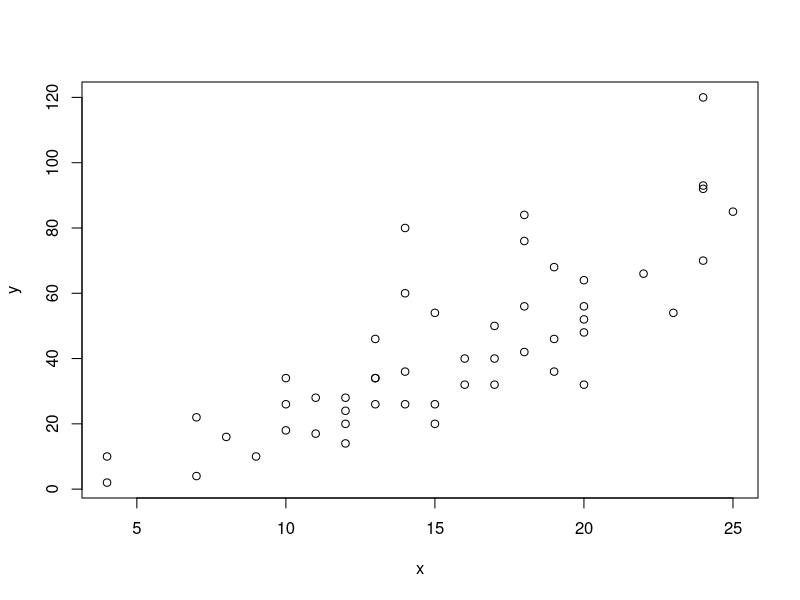
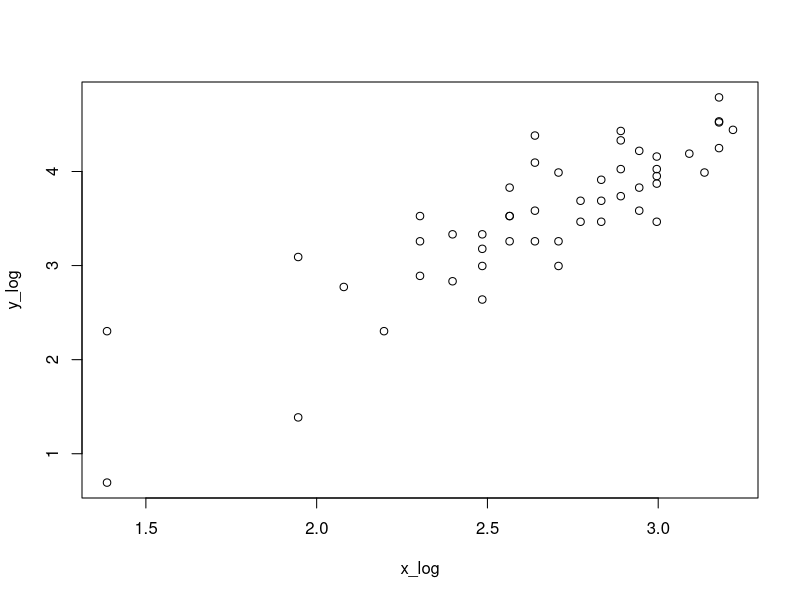
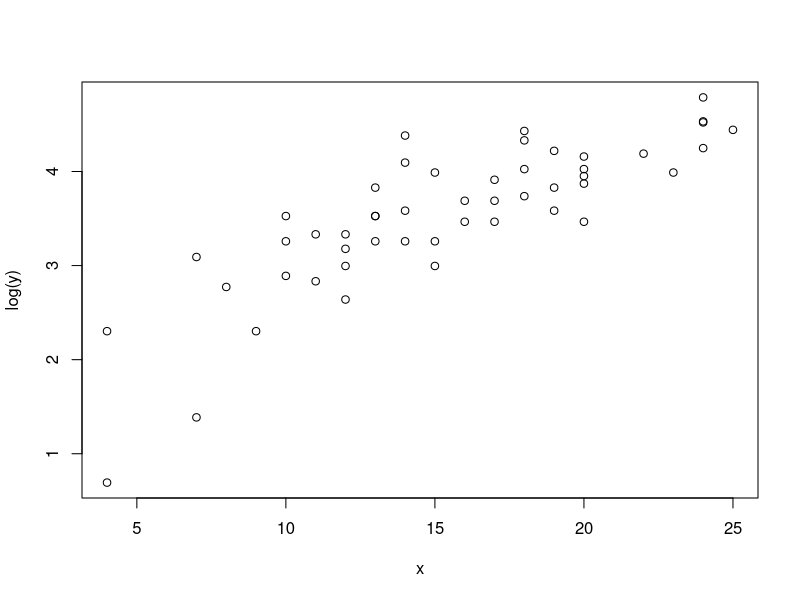
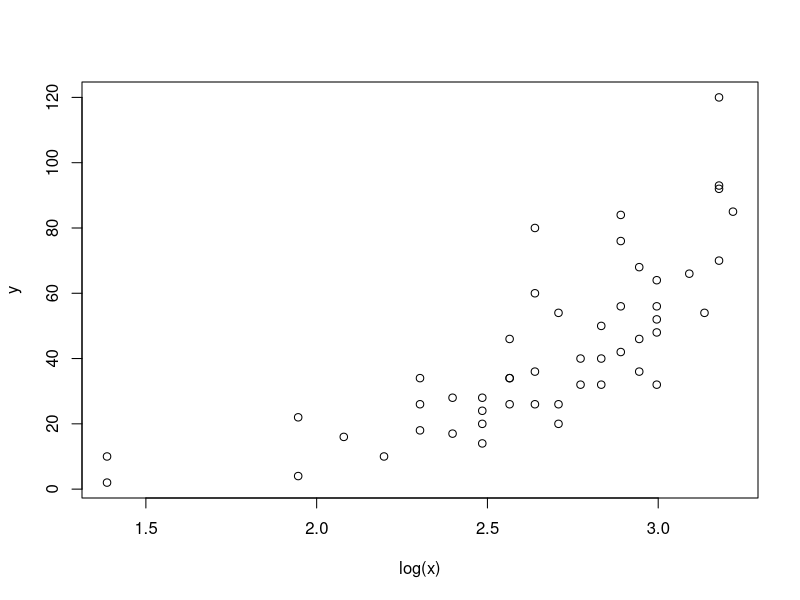
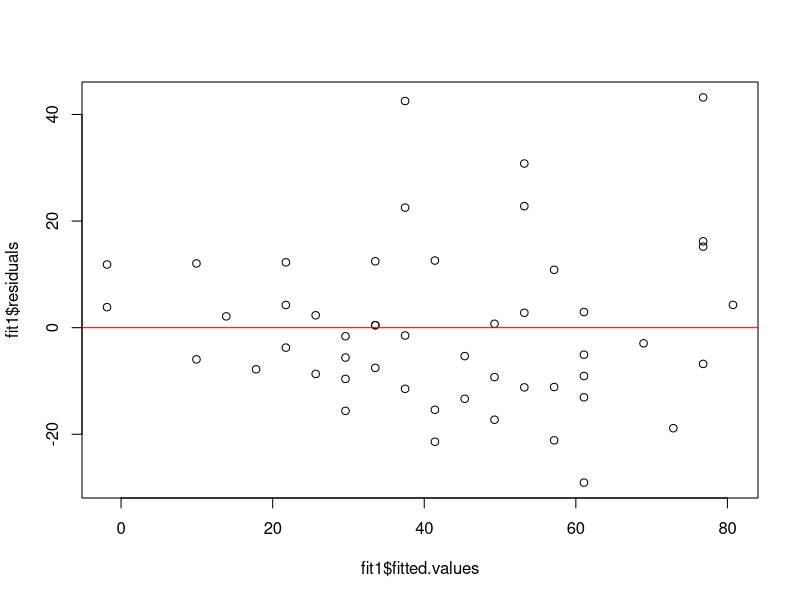
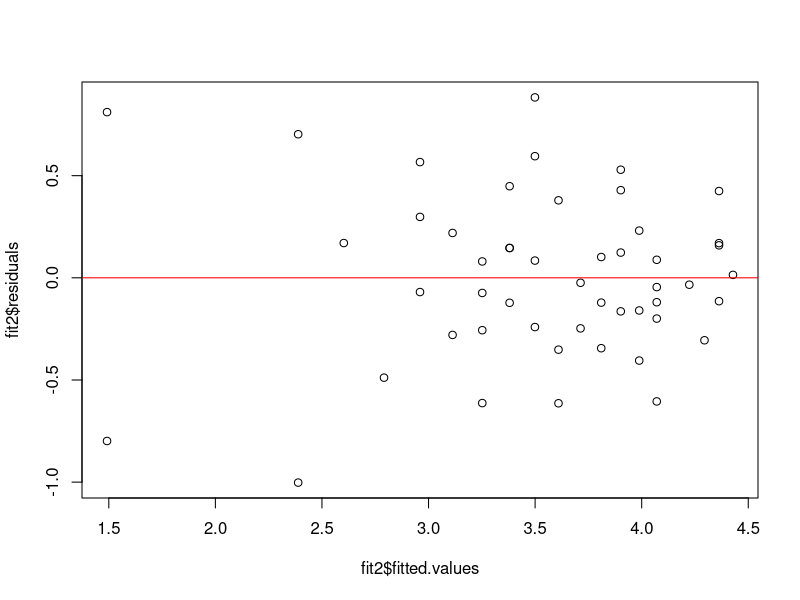
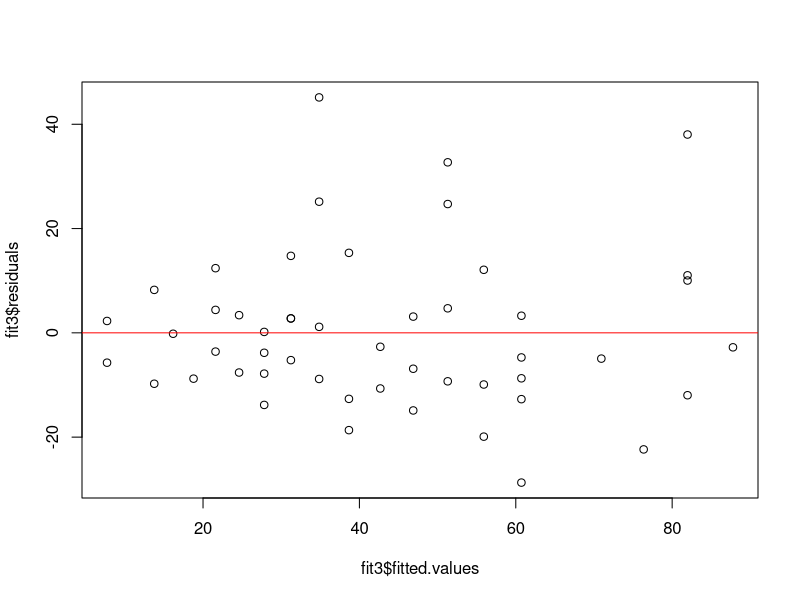
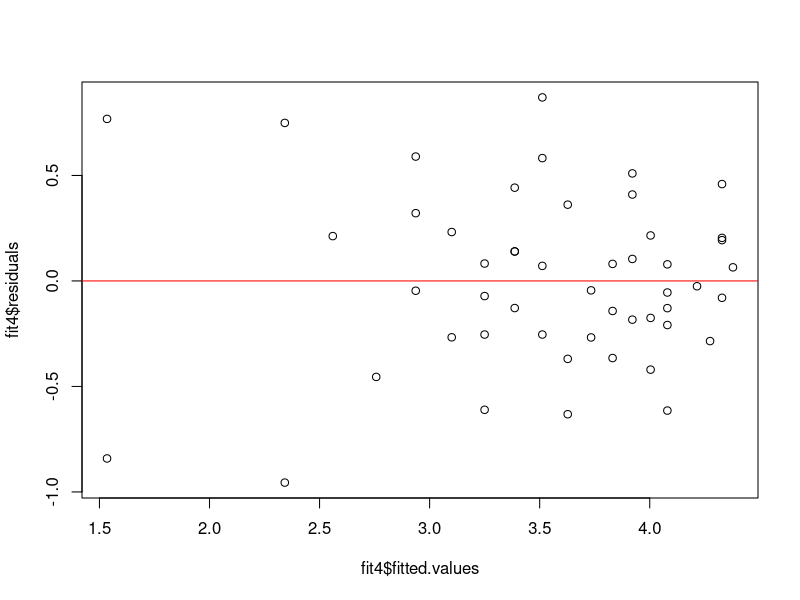

Write the R code that produced these figures, in order.
## ---- chunk 1
#| include: false
knitr::opts_chunk$set(fig.width = 4, fig.height = 3)
## ---- chunk 2
library(car)
data(cars)
colnames(cars)
x <- cars$speed
y <- cars$dist
# 1 scatter plot
plot(x, y)
cor(x, y)
## ---- chunk 3
# 2 log transformation
x_log <- log(x)
y_log <- log(y)
plot(x_log, y_log)
cor(x_log, y_log)
plot(x, log(y))
cor(x, log(y))
plot(log(x), y)
cor(log(x), y)
## ---- chunk 4

fit1 <- lm(y ~ x)
plot(fit1$fitted.values, fit1$residuals)
abline(h = 0, col = "red")
# funnel shape observed
summary(fit1)

fit2 <- lm(log(y) ~ log(x))
plot(fit2$fitted.values, fit2$residuals)
abline(h = 0, col = "red")
# funnel shape somewhat reduced but still slightly observed
summary(fit2)

fit3 <- lm(y ~ x + I(x^2))
plot(fit3$fitted.values, fit3$residuals)
abline(h = 0, col = "red")
# funnel shape observed
summary(fit3)

fit4 <- lm(log(y) ~ x + I(log(x)^2))
plot(fit4$fitted.values, fit4$residuals)
abline(h = 0, col = "red")
# funnel shape somewhat reduced but still slightly observed
summary(fit4)
## ---- chunk 5
library(knitr)
# table of adjusted R^2 and R^2
results <- data.frame(
  Model = c("Model 1", "Model 2", "Model 3", "Model 4"),
  R_squared = c(summary(fit1)$r.squared, 
                summary(fit2)$r.squared, 
                summary(fit3)$r.squared, 
                summary(fit4)$r.squared),
  Adjusted_R_squared = c(summary(fit1)$adj.r.squared, 
                          summary(fit2)$adj.r.squared, 
                          summary(fit3)$adj.r.squared, 
                          summary(fit4)$adj.r.squared)
)
kable(results)
## ---- chunk 6

plot(log(x), log(y), main = "Scatter plot with fitted lines", xlab = "log(speed)", ylab = "log(distance)")
abline(fit2, col = "blue", lwd = 2)
